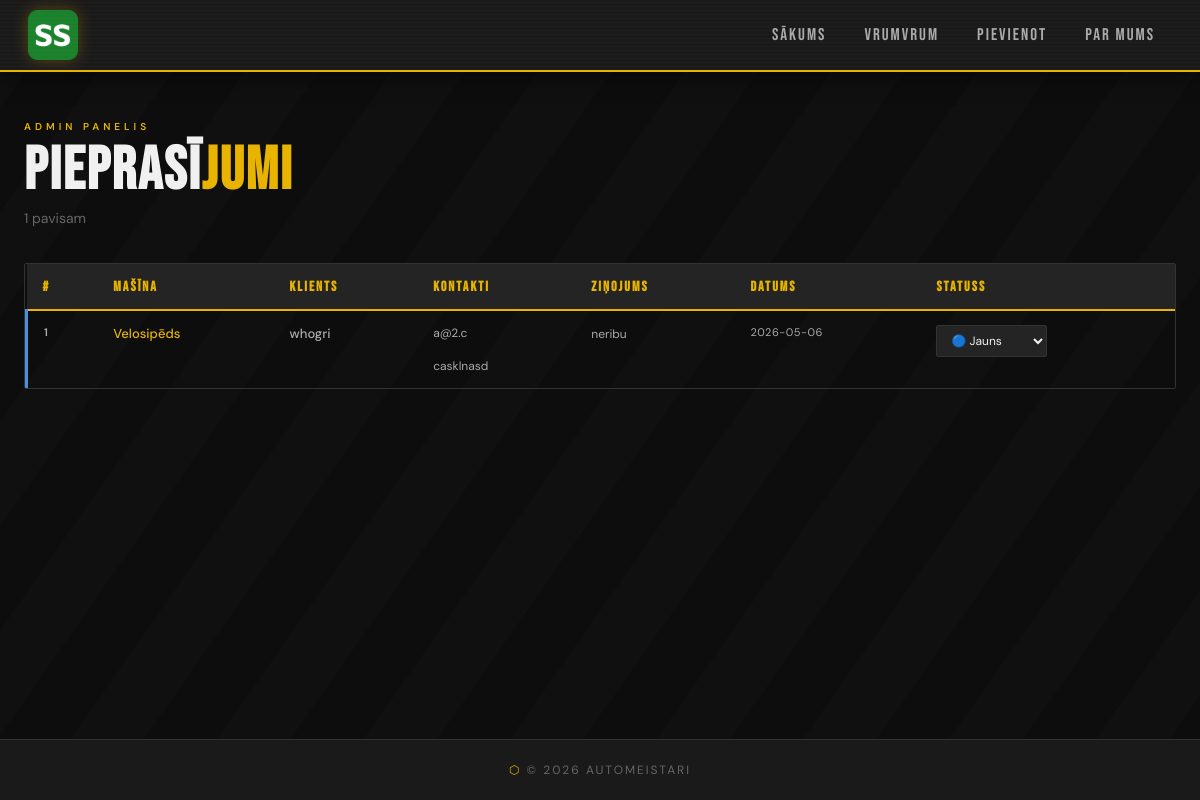
The app's page /admin/pieprasijumi with its own data.
### tables this page shows
CREATE TABLE inquiries (
    id          INTEGER PRIMARY KEY AUTOINCREMENT,
    product_id  INTEGER REFERENCES products(id) ON DELETE SET NULL,
    name        TEXT    NOT NULL,
    email       TEXT    NOT NULL,
    phone       TEXT,
    message     TEXT    NOT NULL,
    status      TEXT    NOT NULL DEFAULT 'jauns' CHECK(status IN ('jauns', 'skatīts', 'atbildēts')),
    created_at  TEXT    NOT NULL DEFAULT (datetime('now', 'localtime'))
);

CREATE TABLE products (
	id INTEGER NOT NULL PRIMARY KEY AUTOINCREMENT,
	name TEXT NOT NULL,
	price REAL NOT NULL,
	image TEXT,
	manufacturer_id INTEGER,
	CONSTRAINT products_producers_FK FOREIGN KEY (manufacturer_id) REFERENCES "manufacturers"(id) ON DELETE SET NULL
);

### app.py (the view)
@app.route("/admin/pieprasijumi")
def admin_inquiries():
    conn = get_db_connection()
    inquiries = conn.execute(
        """
        SELECT inquiries.*, products.name AS product_name
        FROM inquiries
        LEFT JOIN products ON inquiries.product_id = products.id
        ORDER BY inquiries.created_at DESC
        """
    ).fetchall()
    conn.close()
    return render_template("admin_inquiries.html", inquiries=inquiries)

### app.py (called while the page is built)
def get_db_connection():
    db = Path(__file__).parent / "miniveikals.db"
    conn = sqlite3.connect(db)
    conn.row_factory = sqlite3.Row
    return conn

### templates/admin_inquiries.html (shortened to what this page needs)
{% extends "base.html" %}
{% block content %}
<div class="admin-header">
  <div class="panel-eyebrow">Admin panelis</div>
  <h1 class="panel-title" style="font-size:clamp(36px,5vw,60px)">Pieprasī<span>jumi</span></h1>
  <p style="color:var(--text-muted);font-size:14px;margin-top:8px;">{{ inquiries|length }} pavisam</p>
</div>
{% if inquiries %}
  <div class="inq-table-wrap">
    <table class="inq-table">
      <thead>
        <tr>
          <th>#</th>
          <th>Mašīna</th>
          <th>Klients</th>
          <th>Kontakti</th>
          <th>Ziņojums</th>
          <th>Datums</th>
          <th>Statuss</th>
        </tr>
      </thead>
      <tbody>
        {% for inq in inquiries %}
          <tr class="inq-row status-{{ inq['status'] }}">
            <td class="inq-id">{{ inq['id'] }}</td>
            <td class="inq-car">
              {% if inq['product_name'] %}
                <a href="{{ url_for('products_show', product_id=inq['product_id']) }}">
                  {{ inq['product_name'] }}
                </a>
              {% else %}
                <span style="color:var(--text-muted)">—</span>
              {% endif %}
            </td>
            <td class="inq-name">{{ inq['name'] }}</td>
            <td class="inq-contact">
              <a href="mailto:{{ inq['email'] }}">{{ inq['email'] }}</a>
              {% if inq['phone'] %}
                <br><a href="tel:{{ inq['phone'] }}">{{ inq['phone'] }}</a>
              {% endif %}
            </td>
            <td class="inq-message">{{ inq['message'] }}</td>
            <td class="inq-date">{{ inq['created_at'][:10] }}</td>
            <td class="inq-status-cell">
              <form method="POST"
                    action="{{ url_for('update_inquiry_status', inquiry_id=inq['id']) }}">
                <select name="status" class="status-select" onchange="this.form.submit()">
                  <option value="jauns"      {% if inq['status'] == 'jauns'      %}selected{% endif %}>🔵 Jauns</option>
                </select>
              </form>
            </td>
          </tr>
        {% endfor %}
      </tbody>
    </table>
  </div>
{% else %}
  <div class="not-found" style="min-height:40vh">
    <div class="big-404" style="font-size:80px">📭</div>
    <h2>Nav pieprasījumu</h2>
    <p>Kad kāds aizpildīs formu, tas parādīsies šeit.</p>
  </div>
{% endif %}
{% endblock %}

### static/style.css (style rules this page uses)
:root { --black: #0d0d0d; --dark: #141414; --dark-2: #1a1a1a; --steel: #242424; --steel-2: #2e2e2e; --border: #333; --border-light: #444; --accent: #e8b400; --accent-dim: rgba(232, 180, 0, 0.12); --accent-glow: rgba(232, 180, 0, 0.35); --red: #cc2200; --text: #f0f0f0; --text-mid: #aaa; --text-muted: #666; --header-h: 72px; --radius: 2px; }
*, *::before, *::after { box-sizing: border-box; margin: 0; padding: 0; }
html { scroll-behavior: smooth; }
body { font-family: 'DM Sans', sans-serif; background-color: var(--black); color: var(--text); min-height: 100vh; display: flex; flex-direction: column; background-image: repeating-linear-gradient( -55deg, transparent, transparent 60px, rgba(255,255,255,0.012) 60px, rgba(255,255,255,0.012) 120px ); }
a { color: inherit; text-decoration: none; }
main > * { animation: fadeUp 0.45s ease both; }
.panel-eyebrow { font-size: 10px; font-weight: 600; letter-spacing: 4px; text-transform: uppercase; color: var(--accent); margin-bottom: 8px; }
.panel-title { font-family: 'Bebas Neue', sans-serif; font-size: clamp(30px, 4vw, 48px); letter-spacing: 2px; color: var(--text); line-height: 1; }
.panel-title span { color: var(--accent); }
.admin-header { margin-bottom: 36px; }
.inq-table-wrap { overflow-x: auto; border: 1px solid var(--border); border-radius: var(--radius); }
.inq-table { width: 100%; border-collapse: collapse; font-size: 13px; }
.inq-table thead { background: var(--steel); border-bottom: 2px solid var(--accent); }
.inq-table th { font-family: 'Bebas Neue', sans-serif; font-size: 14px; letter-spacing: 2px; color: var(--accent); padding: 14px 16px; text-align: left; white-space: nowrap; }
.inq-table tbody tr { border-bottom: 1px solid var(--border); transition: background 0.15s; }
.inq-table tbody tr:last-child { border-bottom: none; }
.inq-table td { padding: 14px 16px; vertical-align: top; color: var(--text-mid); }
.inq-id { color: var(--text-muted); font-size: 11px; font-weight: 600; letter-spacing: 1px; }
.inq-car a { color: var(--accent); font-weight: 500; }
.inq-name { color: var(--text); font-weight: 500; }
.inq-contact a { color: var(--text-mid); font-size: 12px; display: block; transition: color 0.15s; }
.inq-message { max-width: 260px; color: var(--text-muted); font-size: 12px; line-height: 1.5; white-space: pre-wrap; }
.inq-date { font-size: 11px; color: var(--text-muted); white-space: nowrap; letter-spacing: 0.5px; }
.inq-row.status-jauns { border-left: 3px solid #4a90e2; }
.status-select { background: var(--steel); border: 1px solid var(--border); color: var(--text); font-family: 'DM Sans', sans-serif; font-size: 12px; padding: 6px 10px; border-radius: var(--radius); cursor: pointer; outline: none; transition: border-color 0.15s; }

### records on screen
inquiries: id "1", product_name "Velosipēds", name "whogri", email "a@2.c", phone "casklnasd", message "neribu", created_at "2026-05-06", status "🔵 Jauns"

### other values on screen
{{ inquiries|length }} "1"
{{ 2026 }} "2026"
